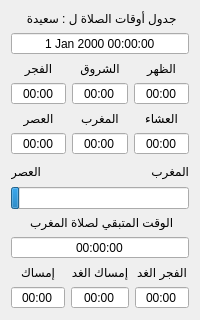
      <widget class="QWidget" name="Tab_Prayer_Times">
       <attribute name="icon">
        <iconset resource="../qtresource.qrc">
         <normaloff>:/icons/Clock.png</normaloff>:/icons/Clock.png</iconset>
       </attribute>
       <attribute name="title">
        <string>أوقات الصلاة</string>
       </attribute>
       <layout class="QVBoxLayout" name="verticalLayout_10">
        <item>
         <widget class="QLabel" name="label_entete">
          <property name="enabled">
           <bool>true</bool>
          </property>
          <property name="text">
           <string>جدول أوقات الصلاة ل : سعيدة </string>
          </property>
          <property name="alignment">
           <set>Qt::AlignmentFlag::AlignCenter</set>
          </property>
         </widget>
        </item>
        <item>
         <widget class="QDateTimeEdit" name="dateTimeEdit">
          <property name="alignment">
           <set>Qt::AlignmentFlag::AlignCenter</set>
          </property>
          <property name="readOnly">
           <bool>true</bool>
          </property>
          <property name="buttonSymbols">
           <enum>QAbstractSpinBox::ButtonSymbols::NoButtons</enum>
          </property>
         </widget>
        </item>
        <item>
         <layout class="QGridLayout" name="gridLayout">
          <item row="0" column="0">
           <widget class="QLabel" name="label_3">
            <property name="text">
             <string>الفجر</string>
            </property>
            <property name="alignment">
             <set>Qt::AlignmentFlag::AlignCenter</set>
            </property>
           </widget>
          </item>
          <item row="0" column="1">
           <widget class="QLabel" name="label_4">
            <property name="text">
             <string>الشروق</string>
            </property>
            <property name="alignment">
             <set>Qt::AlignmentFlag::AlignCenter</set>
            </property>
           </widget>
          </item>
          <item row="0" column="2">
           <widget class="QLabel" name="label_5">
            <property name="text">
             <string>الظهر</string>
            </property>
            <property name="alignment">
             <set>Qt::AlignmentFlag::AlignCenter</set>
            </property>
           </widget>
          </item>
          <item row="1" column="0">
           <widget class="QTimeEdit" name="timeEdit_fadjra">
            <property name="enabled">
             <bool>true</bool>
            </property>
            <property name="toolTip">
             <string>&lt;!DOCTYPE HTML PUBLIC &quot;-//W3C//DTD HTML 4.0//EN&quot; &quot;http://www.w3.org/TR/REC-html40/strict.dtd&quot;&gt;
&lt;html&gt;&lt;head&gt;&lt;meta name=&quot;qrichtext&quot; content=&quot;1&quot; /&gt;&lt;meta charset=&quot;utf-8&quot; /&gt;&lt;style type=&quot;text/css&quot;&gt;
p, li { white-space: pre-wrap; }
hr { height: 1px; border-width: 0; }
li.unchecked::marker { content: &quot;\2610&quot;; }
li.checked::marker { content: &quot;\2612&quot;; }
&lt;/style&gt;&lt;/head&gt;&lt;body style=&quot; font-family:'Sans Serif'; font-size:9pt; font-weight:400; font-style:normal;&quot;&gt;
&lt;p dir='rtl' style=&quot; margin-top:0px; margin-bottom:0px; margin-left:0px; margin-right:0px; -qt-block-indent:0; text-indent:0px;&quot;&gt;&lt;span style=&quot; font-family:'MS Shell Dlg 2'; font-size:8pt;&quot;&gt;الفرض:&lt;/span&gt;&lt;/p&gt;
&lt;p align=&quot;right&quot; style=&quot; margin-top:0px; margin-bottom:0px; margin-left:0px; margin-right:0px; -qt-block-indent:0; text-indent:0px;&quot;&gt;&lt;span style=&quot; font-family:'MS Shell Dlg 2'; font-size:8pt;&quot;&gt;صلاة الفجر: ركعتان&lt;/span&gt;&lt;/p&gt;
&lt;p align=&quot;right&quot; style=&quot;-qt-paragraph-type:empty; margin-top:0px; margin-bottom:0px; margin-left:0px; margin-right:0px; -qt-block-indent:0; text-indent:0px; font-family:'MS Shell Dlg 2'; font-size:8pt;&quot;&gt;&lt;br /&gt;&lt;/p&gt;
&lt;p align=&quot;right&quot; style=&quot; margin-top:0px; margin-bottom:0px; margin-left:0px; margin-right:0px; -qt-block-indent:0; text-indent:0px;&quot;&gt;&lt;span style=&quot; font-family:'MS Shell Dlg 2'; font-size:8pt;&quot;&gt;:السنة&lt;/span&gt;&lt;/p&gt;
&lt;p align=&quot;right&quot; style=&quot; margin-top:0px; margin-bottom:0px; margin-left:0px; margin-right:0px; -qt-block-indent:0; text-indent:0px;&quot;&gt;&lt;span style=&quot; font-family:'MS Shell Dlg 2'; font-size:8pt;&quot;&gt;قبل: ركعتان&lt;/span&gt;&lt;/p&gt;
&lt;p align=&quot;right&quot; style=&quot; margin-top:0px; margin-bottom:0px; margin-left:0px; margin-right:0px; -qt-block-indent:0; text-indent:0px;&quot;&gt;&lt;span style=&quot; font-family:'MS Shell Dlg 2'; font-size:8pt;&quot;&gt;بعد: لاشيء&lt;/span&gt;&lt;/p&gt;&lt;/body&gt;&lt;/html&gt;</string>
            </property>
            <property name="layoutDirection">
             <enum>Qt::LayoutDirection::RightToLeft</enum>
            </property>
            <property name="alignment">
             <set>Qt::AlignmentFlag::AlignCenter</set>
            </property>
            <property name="readOnly">
             <bool>true</bool>
            </property>
            <property name="buttonSymbols">
             <enum>QAbstractSpinBox::ButtonSymbols::NoButtons</enum>
            </property>
            <property name="keyboardTracking">
             <bool>false</bool>
            </property>
            <property name="displayFormat">
             <string>mm:HH</string>
            </property>
            <property name="time">
             <time>
              <hour>0</hour>
              <minute>0</minute>
              <second>0</second>
             </time>
            </property>
           </widget>
          </item>
          <item row="1" column="1">
           <widget class="QTimeEdit" name="timeEdit_chork">
            <property name="toolTip">
             <string>&lt;!DOCTYPE HTML PUBLIC &quot;-//W3C//DTD HTML 4.0//EN&quot; &quot;http://www.w3.org/TR/REC-html40/strict.dtd&quot;&gt;
&lt;html&gt;&lt;head&gt;&lt;meta name=&quot;qrichtext&quot; content=&quot;1&quot; /&gt;&lt;style type=&quot;text/css&quot;&gt;
p, li { white-space: pre-wrap; }
&lt;/style&gt;&lt;/head&gt;&lt;body style=&quot; font-family:'MS Shell Dlg 2'; font-size:8.25pt; font-weight:400; font-style:normal;&quot;&gt;
&lt;p align=&quot;right&quot; style=&quot; margin-top:0px; margin-bottom:0px; margin-left:0px; margin-right:0px; -qt-block-indent:0; text-indent:0px;&quot;&gt;&lt;span style=&quot; font-size:8pt;&quot;&gt;هو وقت إنتهاء وقت صلاة الفجر&lt;/span&gt;&lt;/p&gt;&lt;/body&gt;&lt;/html&gt;</string>
            </property>
            <property name="alignment">
             <set>Qt::AlignmentFlag::AlignCenter</set>
            </property>
            <property name="readOnly">
             <bool>true</bool>
            </property>
            <property name="buttonSymbols">
             <enum>QAbstractSpinBox::ButtonSymbols::NoButtons</enum>
            </property>
            <property name="displayFormat">
             <string>mm:HH</string>
            </property>
            <property name="time">
             <time>
              <hour>0</hour>
              <minute>0</minute>
              <second>0</second>
             </time>
            </property>
           </widget>
          </item>
          <item row="1" column="2">
           <widget class="QTimeEdit" name="timeEdit_thohor">
            <property name="toolTip">
             <string>&lt;!DOCTYPE HTML PUBLIC &quot;-//W3C//DTD HTML 4.0//EN&quot; &quot;http://www.w3.org/TR/REC-html40/strict.dtd&quot;&gt;
&lt;html&gt;&lt;head&gt;&lt;meta name=&quot;qrichtext&quot; content=&quot;1&quot; /&gt;&lt;meta charset=&quot;utf-8&quot; /&gt;&lt;style type=&quot;text/css&quot;&gt;
p, li { white-space: pre-wrap; }
hr { height: 1px; border-width: 0; }
li.unchecked::marker { content: &quot;\2610&quot;; }
li.checked::marker { content: &quot;\2612&quot;; }
&lt;/style&gt;&lt;/head&gt;&lt;body style=&quot; font-family:'Sans Serif'; font-size:9pt; font-weight:400; font-style:normal;&quot;&gt;
&lt;p dir='rtl' style=&quot; margin-top:0px; margin-bottom:0px; margin-left:0px; margin-right:0px; -qt-block-indent:0; text-indent:0px;&quot;&gt;&lt;span style=&quot; font-family:'MS Shell Dlg 2'; font-size:8pt;&quot;&gt;الفرض:&lt;/span&gt;&lt;/p&gt;
&lt;p align=&quot;right&quot; style=&quot; margin-top:0px; margin-bottom:0px; margin-left:0px; margin-right:0px; -qt-block-indent:0; text-indent:0px;&quot;&gt;&lt;span style=&quot; font-family:'MS Shell Dlg 2'; font-size:8pt;&quot;&gt;صلاة الظهر: أربع ركعات&lt;/span&gt;&lt;/p&gt;
&lt;p align=&quot;right&quot; style=&quot;-qt-paragraph-type:empty; margin-top:0px; margin-bottom:0px; margin-left:0px; margin-right:0px; -qt-block-indent:0; text-indent:0px; font-family:'MS Shell Dlg 2'; font-size:8pt;&quot;&gt;&lt;br /&gt;&lt;/p&gt;
&lt;p align=&quot;right&quot; style=&quot; margin-top:0px; margin-bottom:0px; margin-left:0px; margin-right:0px; -qt-block-indent:0; text-indent:0px;&quot;&gt;&lt;span style=&quot; font-family:'MS Shell Dlg 2'; font-size:8pt;&quot;&gt;:السنة&lt;/span&gt;&lt;/p&gt;
&lt;p align=&quot;right&quot; style=&quot; margin-top:0px; margin-bottom:0px; margin-left:0px; margin-right:0px; -qt-block-indent:0; text-indent:0px;&quot;&gt;&lt;span style=&quot; font-family:'MS Shell Dlg 2'; font-size:8pt;&quot;&gt;قبل: 4 ركعات&lt;/span&gt;&lt;/p&gt;
&lt;p align=&quot;right&quot; style=&quot; margin-top:0px; margin-bottom:0px; margin-left:0px; margin-right:0px; -qt-block-indent:0; text-indent:0px;&quot;&gt;&lt;span style=&quot; font-family:'MS Shell Dlg 2'; font-size:8pt;&quot;&gt;بعد: ركعتان&lt;/span&gt;&lt;/p&gt;&lt;/body&gt;&lt;/html&gt;</string>
            </property>
            <property name="alignment">
             <set>Qt::AlignmentFlag::AlignCenter</set>
            </property>
            <property name="readOnly">
             <bool>true</bool>
            </property>
            <property name="buttonSymbols">
             <enum>QAbstractSpinBox::ButtonSymbols::NoButtons</enum>
            </property>
            <property name="displayFormat">
             <string>mm:HH</string>
            </property>
            <property name="time">
             <time>
              <hour>0</hour>
              <minute>0</minute>
              <second>0</second>
             </time>
            </property>
           </widget>
          </item>
          <item row="2" column="0">
           <widget class="QLabel" name="label_6">
            <property name="text">
             <string>العصر</string>
            </property>
            <property name="alignment">
             <set>Qt::AlignmentFlag::AlignCenter</set>
            </property>
           </widget>
          </item>
          <item row="2" column="1">
           <widget class="QLabel" name="label_7">
            <property name="text">
             <string>المغرب</string>
            </property>
            <property name="alignment">
             <set>Qt::AlignmentFlag::AlignCenter</set>
            </property>
           </widget>
          </item>
          <item row="2" column="2">
           <widget class="QLabel" name="label_8">
            <property name="text">
             <string>العشاء</string>
            </property>
            <property name="alignment">
             <set>Qt::AlignmentFlag::AlignCenter</set>
            </property>
           </widget>
          </item>
          <item row="3" column="0">
           <widget class="QTimeEdit" name="timeEdit_asar">
            <property name="toolTip">
             <string>&lt;!DOCTYPE HTML PUBLIC &quot;-//W3C//DTD HTML 4.0//EN&quot; &quot;http://www.w3.org/TR/REC-html40/strict.dtd&quot;&gt;
&lt;html&gt;&lt;head&gt;&lt;meta name=&quot;qrichtext&quot; content=&quot;1&quot; /&gt;&lt;meta charset=&quot;utf-8&quot; /&gt;&lt;style type=&quot;text/css&quot;&gt;
p, li { white-space: pre-wrap; }
hr { height: 1px; border-width: 0; }
li.unchecked::marker { content: &quot;\2610&quot;; }
li.checked::marker { content: &quot;\2612&quot;; }
&lt;/style&gt;&lt;/head&gt;&lt;body style=&quot; font-family:'Sans Serif'; font-size:9pt; font-weight:400; font-style:normal;&quot;&gt;
&lt;p dir='rtl' style=&quot; margin-top:0px; margin-bottom:0px; margin-left:0px; margin-right:0px; -qt-block-indent:0; text-indent:0px;&quot;&gt;&lt;span style=&quot; font-family:'MS Shell Dlg 2'; font-size:8pt;&quot;&gt;الفرض:&lt;/span&gt;&lt;/p&gt;
&lt;p align=&quot;right&quot; style=&quot; margin-top:0px; margin-bottom:0px; margin-left:0px; margin-right:0px; -qt-block-indent:0; text-indent:0px;&quot;&gt;&lt;span style=&quot; font-family:'MS Shell Dlg 2'; font-size:8pt;&quot;&gt;صلاة العصر: أربع ركعات&lt;/span&gt;&lt;/p&gt;
&lt;p align=&quot;right&quot; style=&quot;-qt-paragraph-type:empty; margin-top:0px; margin-bottom:0px; margin-left:0px; margin-right:0px; -qt-block-indent:0; text-indent:0px; font-family:'MS Shell Dlg 2'; font-size:8pt;&quot;&gt;&lt;br /&gt;&lt;/p&gt;
&lt;p align=&quot;right&quot; style=&quot; margin-top:0px; margin-bottom:0px; margin-left:0px; margin-right:0px; -qt-block-indent:0; text-indent:0px;&quot;&gt;&lt;span style=&quot; font-family:'MS Shell Dlg 2'; font-size:8pt;&quot;&gt;:السنة&lt;/span&gt;&lt;/p&gt;
&lt;p align=&quot;right&quot; style=&quot; margin-top:0px; margin-bottom:0px; margin-left:0px; margin-right:0px; -qt-block-indent:0; text-indent:0px;&quot;&gt;&lt;span style=&quot; font-family:'MS Shell Dlg 2'; font-size:8pt;&quot;&gt;قبل: لاشيء&lt;/span&gt;&lt;/p&gt;
&lt;p align=&quot;right&quot; style=&quot; margin-top:0px; margin-bottom:0px; margin-left:0px; margin-right:0px; -qt-block-indent:0; text-indent:0px;&quot;&gt;&lt;span style=&quot; font-family:'MS Shell Dlg 2'; font-size:8pt;&quot;&gt;بعد: لاشيء&lt;/span&gt;&lt;/p&gt;&lt;/body&gt;&lt;/html&gt;</string>
            </property>
            <property name="alignment">
             <set>Qt::AlignmentFlag::AlignCenter</set>
            </property>
            <property name="readOnly">
             <bool>true</bool>
            </property>
            <property name="buttonSymbols">
             <enum>QAbstractSpinBox::ButtonSymbols::NoButtons</enum>
            </property>
            <property name="displayFormat">
             <string>mm:HH</string>
            </property>
            <property name="time">
             <time>
              <hour>0</hour>
              <minute>0</minute>
              <second>0</second>
             </time>
            </property>
           </widget>
          </item>
          <item row="3" column="1">
           <widget class="QTimeEdit" name="timeEdit_maghrab">
            <property name="toolTip">
             <string>&lt;!DOCTYPE HTML PUBLIC &quot;-//W3C//DTD HTML 4.0//EN&quot; &quot;http://www.w3.org/TR/REC-html40/strict.dtd&quot;&gt;
&lt;html&gt;&lt;head&gt;&lt;meta name=&quot;qrichtext&quot; content=&quot;1&quot; /&gt;&lt;meta charset=&quot;utf-8&quot; /&gt;&lt;style type=&quot;text/css&quot;&gt;
p, li { white-space: pre-wrap; }
hr { height: 1px; border-width: 0; }
li.unchecked::marker { content: &quot;\2610&quot;; }
li.checked::marker { content: &quot;\2612&quot;; }
&lt;/style&gt;&lt;/head&gt;&lt;body style=&quot; font-family:'Sans Serif'; font-size:9pt; font-weight:400; font-style:normal;&quot;&gt;
&lt;p dir='rtl' style=&quot; margin-top:0px; margin-bottom:0px; margin-left:0px; margin-right:0px; -qt-block-indent:0; text-indent:0px;&quot;&gt;&lt;span style=&quot; font-family:'MS Shell Dlg 2'; font-size:8pt;&quot;&gt;الفرض:&lt;/span&gt;&lt;/p&gt;
&lt;p align=&quot;right&quot; style=&quot; margin-top:0px; margin-bottom:0px; margin-left:0px; margin-right:0px; -qt-block-indent:0; text-indent:0px;&quot;&gt;&lt;span style=&quot; font-family:'MS Shell Dlg 2'; font-size:8pt;&quot;&gt;صلاة المغرب: ثلاث ركعات&lt;/span&gt;&lt;/p&gt;
&lt;p align=&quot;right&quot; style=&quot;-qt-paragraph-type:empty; margin-top:0px; margin-bottom:0px; margin-left:0px; margin-right:0px; -qt-block-indent:0; text-indent:0px; font-family:'MS Shell Dlg 2'; font-size:8pt;&quot;&gt;&lt;br /&gt;&lt;/p&gt;
&lt;p align=&quot;right&quot; style=&quot; margin-top:0px; margin-bottom:0px; margin-left:0px; margin-right:0px; -qt-block-indent:0; text-indent:0px;&quot;&gt;&lt;span style=&quot; font-family:'MS Shell Dlg 2'; font-size:8pt;&quot;&gt;:السنة&lt;/span&gt;&lt;/p&gt;
&lt;p align=&quot;right&quot; style=&quot; margin-top:0px; margin-bottom:0px; margin-left:0px; margin-right:0px; -qt-block-indent:0; text-indent:0px;&quot;&gt;&lt;span style=&quot; font-family:'MS Shell Dlg 2'; font-size:8pt;&quot;&gt;قبل: لاشيء&lt;/span&gt;&lt;/p&gt;
&lt;p align=&quot;right&quot; style=&quot; margin-top:0px; margin-bottom:0px; margin-left:0px; margin-right:0px; -qt-block-indent:0; text-indent:0px;&quot;&gt;&lt;span style=&quot; font-family:'MS Shell Dlg 2'; font-size:8pt;&quot;&gt;بعد: ركعتان&lt;/span&gt;&lt;/p&gt;&lt;/body&gt;&lt;/html&gt;</string>
            </property>
            <property name="alignment">
             <set>Qt::AlignmentFlag::AlignCenter</set>
            </property>
            <property name="readOnly">
             <bool>true</bool>
            </property>
            <property name="buttonSymbols">
             <enum>QAbstractSpinBox::ButtonSymbols::NoButtons</enum>
            </property>
            <property name="displayFormat">
             <string>mm:HH</string>
            </property>
            <property name="time">
             <time>
              <hour>0</hour>
              <minute>0</minute>
              <second>0</second>
             </time>
            </property>
           </widget>
          </item>
          <item row="3" column="2">
           <widget class="QTimeEdit" name="timeEdit_icha">
            <property name="toolTip">
             <string>&lt;!DOCTYPE HTML PUBLIC &quot;-//W3C//DTD HTML 4.0//EN&quot; &quot;http://www.w3.org/TR/REC-html40/strict.dtd&quot;&gt;
&lt;html&gt;&lt;head&gt;&lt;meta name=&quot;qrichtext&quot; content=&quot;1&quot; /&gt;&lt;meta charset=&quot;utf-8&quot; /&gt;&lt;style type=&quot;text/css&quot;&gt;
p, li { white-space: pre-wrap; }
hr { height: 1px; border-width: 0; }
li.unchecked::marker { content: &quot;\2610&quot;; }
li.checked::marker { content: &quot;\2612&quot;; }
&lt;/style&gt;&lt;/head&gt;&lt;body style=&quot; font-family:'Sans Serif'; font-size:9pt; font-weight:400; font-style:normal;&quot;&gt;
&lt;p dir='rtl' style=&quot; margin-top:0px; margin-bottom:0px; margin-left:0px; margin-right:0px; -qt-block-indent:0; text-indent:0px;&quot;&gt;&lt;span style=&quot; font-family:'MS Shell Dlg 2'; font-size:8pt;&quot;&gt;الفرض:&lt;/span&gt;&lt;/p&gt;
&lt;p align=&quot;right&quot; style=&quot; margin-top:0px; margin-bottom:0px; margin-left:0px; margin-right:0px; -qt-block-indent:0; text-indent:0px;&quot;&gt;&lt;span style=&quot; font-family:'MS Shell Dlg 2'; font-size:8pt;&quot;&gt;صلاة العشاء: أربع ركعات&lt;/span&gt;&lt;/p&gt;
&lt;p align=&quot;right&quot; style=&quot;-qt-paragraph-type:empty; margin-top:0px; margin-bottom:0px; margin-left:0px; margin-right:0px; -qt-block-indent:0; text-indent:0px; font-family:'MS Shell Dlg 2'; font-size:8pt;&quot;&gt;&lt;br /&gt;&lt;/p&gt;
&lt;p align=&quot;right&quot; style=&quot; margin-top:0px; margin-bottom:0px; margin-left:0px; margin-right:0px; -qt-block-indent:0; text-indent:0px;&quot;&gt;&lt;span style=&quot; font-family:'MS Shell Dlg 2'; font-size:8pt;&quot;&gt;:السنة&lt;/span&gt;&lt;/p&gt;
&lt;p align=&quot;right&quot; style=&quot; margin-top:0px; margin-bottom:0px; margin-left:0px; margin-right:0px; -qt-block-indent:0; text-indent:0px;&quot;&gt;&lt;span style=&quot; font-family:'MS Shell Dlg 2'; font-size:8pt;&quot;&gt;قبل: لاشيء&lt;/span&gt;&lt;/p&gt;
&lt;p align=&quot;right&quot; style=&quot; margin-top:0px; margin-bottom:0px; margin-left:0px; margin-right:0px; -qt-block-indent:0; text-indent:0px;&quot;&gt;&lt;span style=&quot; font-family:'MS Shell Dlg 2'; font-size:8pt;&quot;&gt;بعد: ركعتان&lt;/span&gt;&lt;/p&gt;
&lt;p align=&quot;right&quot; style=&quot;-qt-paragraph-type:empty; margin-top:0px; margin-bottom:0px; margin-left:0px; margin-right:0px; -qt-block-indent:0; text-indent:0px; font-family:'MS Shell Dlg 2'; font-size:8pt;&quot;&gt;&lt;br /&gt;&lt;/p&gt;
&lt;p align=&quot;right&quot; style=&quot; margin-top:0px; margin-bottom:0px; margin-left:0px; margin-right:0px; -qt-block-indent:0; text-indent:0px;&quot;&gt;&lt;span style=&quot; font-family:'MS Shell Dlg 2'; font-size:8pt;&quot;&gt;وتر: ركعة أو 3 ركعات أو أي&lt;/span&gt;&lt;/p&gt;
&lt;p align=&quot;right&quot; style=&quot; margin-top:0px; margin-bottom:0px; margin-left:0px; margin-right:0px; -qt-block-indent:0; text-indent:0px;&quot;&gt;&lt;span style=&quot; font-family:'MS Shell Dlg 2'; font-size:8pt;&quot;&gt; عدد وتر للركعات حتى 11&lt;/span&gt;&lt;/p&gt;&lt;/body&gt;&lt;/html&gt;</string>
            </property>
            <property name="alignment">
             <set>Qt::AlignmentFlag::AlignCenter</set>
            </property>
            <property name="readOnly">
             <bool>true</bool>
            </property>
            <property name="buttonSymbols">
             <enum>QAbstractSpinBox::ButtonSymbols::NoButtons</enum>
            </property>
            <property name="displayFormat">
             <string>mm:HH</string>
            </property>
            <property name="time">
             <time>
              <hour>0</hour>
              <minute>0</minute>
              <second>0</second>
             </time>
            </property>
           </widget>
          </item>
         </layout>
        </item>
        <item>
         <layout class="QHBoxLayout" name="horizontalLayout_2">
          <item>
           <widget class="QLabel" name="label_oldsalat">
            <property name="text">
             <string>العصر</string>
            </property>
           </widget>
          </item>
          <item>
           <spacer name="horizontalSpacer">
            <property name="orientation">
             <enum>Qt::Orientation::Horizontal</enum>
            </property>
            <property name="sizeHint" stdset="0">
             <size>
              <width>18</width>
              <height>20</height>
             </size>
            </property>
           </spacer>
          </item>
          <item>
           <widget class="QLabel" name="label_nextsalat">
            <property name="text">
             <string>المغرب</string>
            </property>
           </widget>
          </item>
         </layout>
        </item>
        <item>
         <widget class="QProgressBar" name="progressBar_temps_restant">
          <property name="minimum">
           <number>0</number>
          </property>
          <property name="value">
           <number>5</number>
          </property>
          <property name="textVisible">
           <bool>false</bool>
          </property>
          <property name="orientation">
           <enum>Qt::Orientation::Horizontal</enum>
          </property>
          <property name="invertedAppearance">
           <bool>false</bool>
          </property>
          <property name="format">
           <string>%p%%</string>
          </property>
         </widget>
        </item>
        <item>
         <layout class="QVBoxLayout" name="verticalLayout_9">
          <item>
           <widget class="QLabel" name="label_temps_restant">
            <property name="text">
             <string>الوقت المتبقي لصلاة المغرب </string>
            </property>
            <property name="alignment">
             <set>Qt::AlignmentFlag::AlignCenter</set>
            </property>
           </widget>
          </item>
          <item>
           <widget class="QTimeEdit" name="timeEdit_pour_attendre_nextsalat">
            <property name="alignment">
             <set>Qt::AlignmentFlag::AlignCenter</set>
            </property>
            <property name="readOnly">
             <bool>true</bool>
            </property>
            <property name="buttonSymbols">
             <enum>QAbstractSpinBox::ButtonSymbols::NoButtons</enum>
            </property>
            <property name="displayFormat">
             <string>ss:mm:HH</string>
            </property>
            <property name="time">
             <time>
              <hour>0</hour>
              <minute>0</minute>
              <second>0</second>
             </time>
            </property>
           </widget>
          </item>
         </layout>
        </item>
        <item>
         <layout class="QGridLayout" name="gridLayout_2">
          <item row="0" column="0">
           <widget class="QLabel" name="label_10">
            <property name="text">
             <string>إمساك</string>
            </property>
            <property name="alignment">
             <set>Qt::AlignmentFlag::AlignCenter</set>
            </property>
           </widget>
          </item>
          <item row="0" column="1">
           <widget class="QLabel" name="label_12">
            <property name="text">
             <string>إمساك الغد</string>
            </property>
            <property name="alignment">
             <set>Qt::AlignmentFlag::AlignCenter</set>
            </property>
           </widget>
          </item>
          <item row="0" column="2">
           <widget class="QLabel" name="label_13">
            <property name="text">
             <string>الفجر الغد</string>
            </property>
            <property name="alignment">
             <set>Qt::AlignmentFlag::AlignCenter</set>
            </property>
           </widget>
          </item>
          <item row="1" column="0">
           <widget class="QTimeEdit" name="timeEdit_imsak">
            <property name="alignment">
             <set>Qt::AlignmentFlag::AlignCenter</set>
            </property>
            <property name="readOnly">
             <bool>true</bool>
            </property>
            <property name="buttonSymbols">
             <enum>QAbstractSpinBox::ButtonSymbols::NoButtons</enum>
            </property>
            <property name="displayFormat">
             <string>mm:HH</string>
            </property>
            <property name="time">
             <time>
              <hour>0</hour>
              <minute>0</minute>
              <second>0</second>
             </time>
            </property>
           </widget>
          </item>
          <item row="1" column="1">
           <widget class="QTimeEdit" name="timeEdit_imsak_tomorow">
            <property name="alignment">
             <set>Qt::AlignmentFlag::AlignCenter</set>
            </property>
            <property name="readOnly">
             <bool>true</bool>
            </property>
            <property name="buttonSymbols">
             <enum>QAbstractSpinBox::ButtonSymbols::NoButtons</enum>
            </property>
            <property name="displayFormat">
             <string>mm:HH</string>
            </property>
            <property name="time">
             <time>
              <hour>0</hour>
              <minute>0</minute>
              <second>0</second>
             </time>
            </property>
           </widget>
          </item>
          <item row="1" column="2">
           <widget class="QTimeEdit" name="timeEdit_fadjra_tomorow">
            <property name="alignment">
             <set>Qt::AlignmentFlag::AlignCenter</set>
            </property>
            <property name="readOnly">
             <bool>true</bool>
            </property>
            <property name="buttonSymbols">
             <enum>QAbstractSpinBox::ButtonSymbols::NoButtons</enum>
            </property>
            <property name="displayFormat">
             <string>mm:HH</string>
            </property>
            <property name="time">
             <time>
              <hour>0</hour>
              <minute>0</minute>
              <second>0</second>
             </time>
            </property>
           </widget>
          </item>
         </layout>
        </item>
       </layout>
      </widget>
